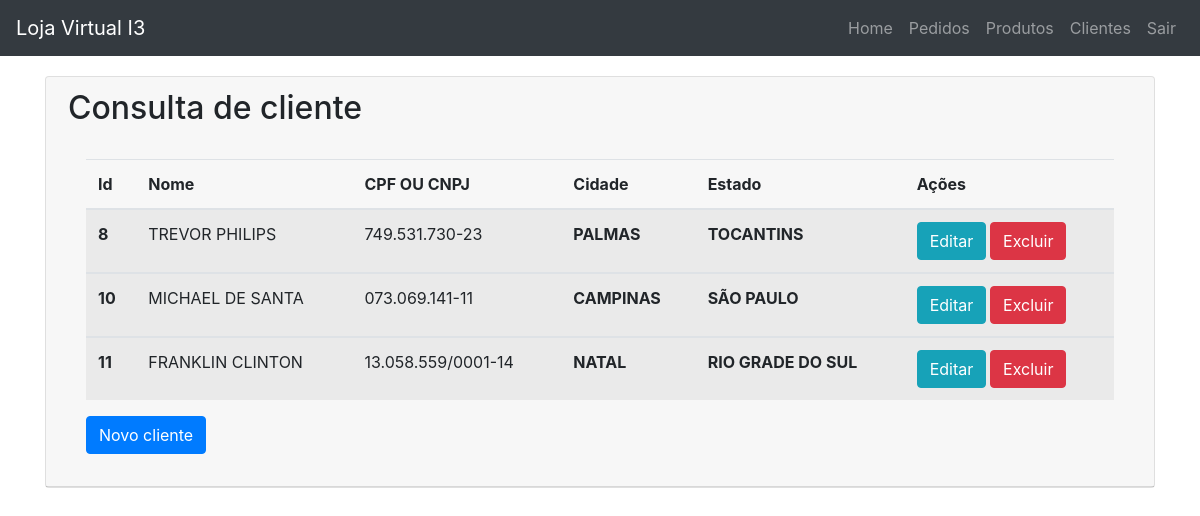
The app's page /clientes.php, older data.
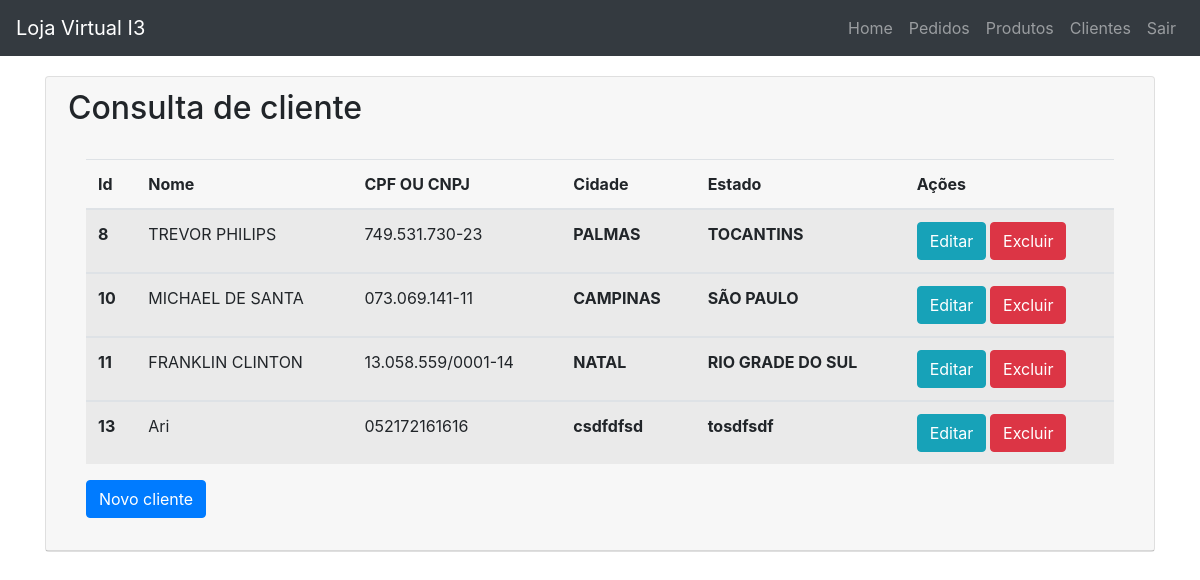
The same page, newer data.
### tables this page shows
CREATE TABLE `tb_cliente` (
  `id_cli` int NOT NULL AUTO_INCREMENT,
  `nome` varchar(120) NOT NULL,
  `tipo_pessoa` char(1) DEFAULT NULL,
  `fantasia` varchar(120) DEFAULT NULL,
  `cpf_cnpj` varchar(30) DEFAULT NULL,
  `indereco` varchar(30) DEFAULT NULL,
  `numero` varchar(30) DEFAULT NULL,
  `bairro` varchar(30) DEFAULT NULL,
  `cidade` varchar(30) DEFAULT NULL,
  `estado` varchar(40) DEFAULT NULL,
  PRIMARY KEY (`id_cli`)
);

### clientes.php (the view, shortened to what this page needs)
<?php
include_once "conexao.php";
$sql = $conn->prepare("SELECT * FROM tb_cliente");
$sql->execute();
?>
<!DOCTYPE html>
<html lang="pt-br">
<head>
    <link rel="stylesheet" href="https://stackpath.bootstrapcdn.com/bootstrap/4.1.3/css/bootstrap.min.css">
</head>
<body>
<nav class="navbar navbar-expand-sm navbar-dark bg-dark">
<a href="loja_i3.php" class="navbar-brand">Loja Virtual I3</a>
<div class="collapse navbar-collapse" id="navegacao">
    <ul class="navbar-nav ml-auto">
        <li class="nav-item">
            <a href="loja_i3.php" class="nav-link ">Home</a>
        </li>
        <li class="nav-item">
            <a href="consulta_de_pedidos.php" class="nav-link">Pedidos</a>
        </li>
        <li class="nav-item lat" >
            <a href="produtos.php" class="nav-link">Produtos</a>
        </li>
        <li class="nav-item">
            <a href="clientes.php" class="nav-link">Clientes</a>
        </li>
        <li class="nav-item">
            <a href="index.php" class="nav-link">Sair</a>
        </li>
        </ul>
    </div>
</nav>
<div class="container spc_br ">
<div class="card">
  <div class="card-header">
   <div class="row">
    <h2 class="card-title"> &nbsp Consulta de cliente</h2>
 </div>
    <div class="card-body">
        <table class="table table-striped table-hover">
            <thead>
            <tr>
                <th scope="col">Id</th>
                <th scope="col">Nome</th>
                <th scope="col">CPF OU CNPJ</th>
                <th scope="col">Cidade</th>
                <th scope="col">Estado</th>
                <th scope="col">Ações</th>
                </tr>
            </thead>
            <?php while ($registros = $sql->fetch(PDO::FETCH_ASSOC)) {?>
            <tbody>
                <tr>
                <th>
                    <?php echo $registros["id_cli"]?>
                </th>
                <td>
                    <?php echo $registros["nome"] ?>
                </td>
                <td>
                    <?php echo $registros["cpf_cnpj"]?>
                </td>
                <th>
                    <?php echo $registros["cidade"]?>
                </th>
                <th>
                    <?php echo $registros["estado"] ?>
                </th>
                <th>
                    <a href="editar_cliente.php?id=<?php echo $registros["id_cli"]?>" class="btn btn-info">Editar</a>
                    <a href="scripts.php?delete_cli=<?php echo $registros["id_cli"]?>" class="btn btn-danger">Excluir</a>
                </th>
                </tr>
            </tbody>
            <?php } ?>
        </table>
        <a href="cadastro_cliente.php" class="btn btn-primary">Novo cliente</a>
    </div>
 </div>
</div>
</body>
</html>

Row changes from the older to the newer data that the page shows:
added tb_cliente: id_cli "13", nome "Ari", cpf_cnpj "052172161616", cidade "csdfdfsd", estado "tosdfsdf"
